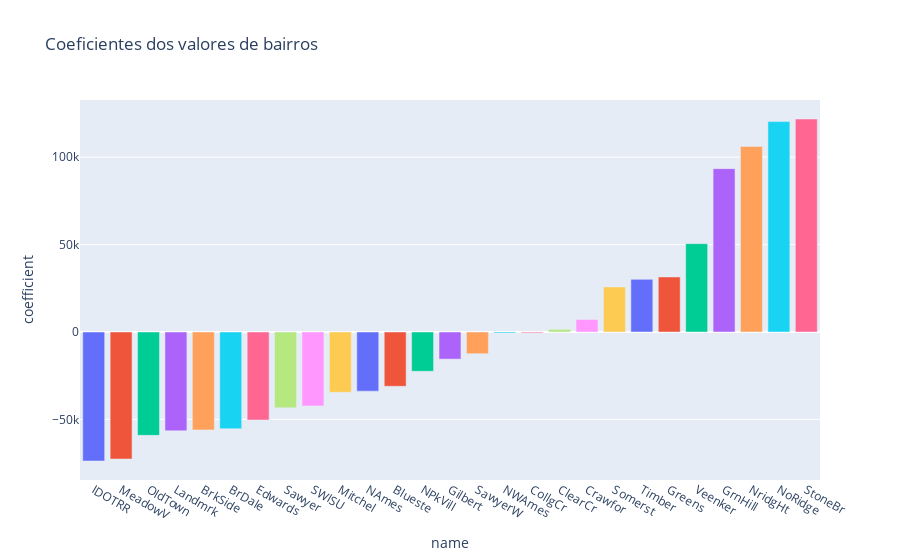

The notebook cell this image was saved under:
### Code cell
plot_category_coefficients(
    'Coeficientes dos valores de bairros',
    coef_df,
    'Neighborhood_'
)

### Figure 1 — Plotly figure (JSON) as saved in the notebook; plotly's stock layout.template omitted (floating-point values rounded to 4 significant figures)
{"data": [{"hovertemplate": "name=%{x}<br>coefficient=%{y}<extra></extra>", "legendgroup": "IDOTRR", "marker": {"color": "#636efa", "pattern": {"shape": ""}}, "name": "IDOTRR", "orientation": "v", "showlegend": true, "textposition": "auto", "type": "bar", "x": ["IDOTRR"], "xaxis": "x", "y": [-73780.0], "yaxis": "y"}, {"hovertemplate": "name=%{x}<br>coefficient=%{y}<extra></extra>", "legendgroup": "MeadowV", "marker": {"color": "#EF553B", "pattern": {"shape": ""}}, "name": "MeadowV", "orientation": "v", "showlegend": true, "textposition": "auto", "type": "bar", "x": ["MeadowV"], "xaxis": "x", "y": [-72650.0], "yaxis": "y"}, {"hovertemplate": "name=%{x}<br>coefficient=%{y}<extra></extra>", "legendgroup": "OldTown", "marker": {"color": "#00cc96", "pattern": {"shape": ""}}, "name": "OldTown", "orientation": "v", "showlegend": true, "textposition": "auto", "type": "bar", "x": ["OldTown"], "xaxis": "x", "y": [-59110.0], "yaxis": "y"}, {"hovertemplate": "name=%{x}<br>coefficient=%{y}<extra></extra>", "legendgroup": "Landmrk", "marker": {"color": "#ab63fa", "pattern": {"shape": ""}}, "name": "Landmrk", "orientation": "v", "showlegend": true, "textposition": "auto", "type": "bar", "x": ["Landmrk"], "xaxis": "x", "y": [-56510.0], "yaxis": "y"}, {"hovertemplate": "name=%{x}<br>coefficient=%{y}<extra></extra>", "legendgroup": "BrkSide", "marker": {"color": "#FFA15A", "pattern": {"shape": ""}}, "name": "BrkSide", "orientation": "v", "showlegend": true, "textposition": "auto", "type": "bar", "x": ["BrkSide"], "xaxis": "x", "y": [-55980.0], "yaxis": "y"}, {"hovertemplate": "name=%{x}<br>coefficient=%{y}<extra></extra>", "legendgroup": "BrDale", "marker": {"color": "#19d3f3", "pattern": {"shape": ""}}, "name": "BrDale", "orientation": "v", "showlegend": true, "textposition": "auto", "type": "bar", "x": ["BrDale"], "xaxis": "x", "y": [-55320.0], "yaxis": "y"}, {"hovertemplate": "name=%{x}<br>coefficient=%{y}<extra></extra>", "legendgroup": "Edwards", "marker": {"color": "#FF6692", "pattern": {"shape": ""}}, "name": "Edwards", "orientation": "v", "showlegend": true, "textposition": "auto", "type": "bar", "x": ["Edwards"], "xaxis": "x", "y": [-50310.0], "yaxis": "y"}, {"hovertemplate": "name=%{x}<br>coefficient=%{y}<extra></extra>", "legendgroup": "Sawyer", "marker": {"color": "#B6E880", "pattern": {"shape": ""}}, "name": "Sawyer", "orientation": "v", "showlegend": true, "textposition": "auto", "type": "bar", "x": ["Sawyer"], "xaxis": "x", "y": [-43380.0], "yaxis": "y"}, {"hovertemplate": "name=%{x}<br>coefficient=%{y}<extra></extra>", "legendgroup": "SWISU", "marker": {"color": "#FF97FF", "pattern": {"shape": ""}}, "name": "SWISU", "orientation": "v", "showlegend": true, "textposition": "auto", "type": "bar", "x": ["SWISU"], "xaxis": "x", "y": [-42290.0], "yaxis": "y"}, {"hovertemplate": "name=%{x}<br>coefficient=%{y}<extra></extra>", "legendgroup": "Mitchel", "marker": {"color": "#FECB52", "pattern": {"shape": ""}}, "name": "Mitchel", "orientation": "v", "showlegend": true, "textposition": "auto", "type": "bar", "x": ["Mitchel"], "xaxis": "x", "y": [-34490.0], "yaxis": "y"}, {"hovertemplate": "name=%{x}<br>coefficient=%{y}<extra></extra>", "legendgroup": "NAmes", "marker": {"color": "#636efa", "pattern": {"shape": ""}}, "name": "NAmes", "orientation": "v", "showlegend": true, "textposition": "auto", "type": "bar", "x": ["NAmes"], "xaxis": "x", "y": [-33840.0], "yaxis": "y"}, {"hovertemplate": "name=%{x}<br>coefficient=%{y}<extra></extra>", "legendgroup": "Blueste", "marker": {"color": "#EF553B", "pattern": {"shape": ""}}, "name": "Blueste", "orientation": "v", "showlegend": true, "textposition": "auto", "type": "bar", "x": ["Blueste"], "xaxis": "x", "y": [-31040.0], "yaxis": "y"}, {"hovertemplate": "name=%{x}<br>coefficient=%{y}<extra></extra>", "legendgroup": "NPkVill", "marker": {"color": "#00cc96", "pattern": {"shape": ""}}, "name": "NPkVill", "orientation": "v", "showlegend": true, "textposition": "auto", "type": "bar", "x": ["NPkVill"], "xaxis": "x", "y": [-22450.0], "yaxis": "y"}, {"hovertemplate": "name=%{x}<br>coefficient=%{y}<extra></extra>", "legendgroup": "Gilbert", "marker": {"color": "#ab63fa", "pattern": {"shape": ""}}, "name": "Gilbert", "orientation": "v", "showlegend": true, "textposition": "auto", "type": "bar", "x": ["Gilbert"], "xaxis": "x", "y": [-15500.0], "yaxis": "y"}, {"hovertemplate": "name=%{x}<br>coefficient=%{y}<extra></extra>", "legendgroup": "SawyerW", "marker": {"color": "#FFA15A", "pattern": {"shape": ""}}, "name": "SawyerW", "orientation": "v", "showlegend": true, "textposition": "auto", "type": "bar", "x": ["SawyerW"], "xaxis": "x", "y": [-12410.0], "yaxis": "y"}, {"hovertemplate": "name=%{x}<br>coefficient=%{y}<extra></extra>", "legendgroup": "NWAmes", "marker": {"color": "#19d3f3", "pattern": {"shape": ""}}, "name": "NWAmes", "orientation": "v", "showlegend": true, "textposition": "auto", "type": "bar", "x": ["NWAmes"], "xaxis": "x", "y": [-574.7], "yaxis": "y"}, {"hovertemplate": "name=%{x}<br>coefficient=%{y}<extra></extra>", "legendgroup": "CollgCr", "marker": {"color": "#FF6692", "pattern": {"shape": ""}}, "name": "CollgCr", "orientation": "v", "showlegend": true, "textposition": "auto", "type": "bar", "x": ["CollgCr"], "xaxis": "x", "y": [-500.7], "yaxis": "y"}, {"hovertemplate": "name=%{x}<br>coefficient=%{y}<extra></extra>", "legendgroup": "ClearCr", "marker": {"color": "#B6E880", "pattern": {"shape": ""}}, "name": "ClearCr", "orientation": "v", "showlegend": true, "textposition": "auto", "type": "bar", "x": ["ClearCr"], "xaxis": "x", "y": [1519.0], "yaxis": "y"}, {"hovertemplate": "name=%{x}<br>coefficient=%{y}<extra></extra>", "legendgroup": "Crawfor", "marker": {"color": "#FF97FF", "pattern": {"shape": ""}}, "name": "Crawfor", "orientation": "v", "showlegend": true, "textposition": "auto", "type": "bar", "x": ["Crawfor"], "xaxis": "x", "y": [7102.0], "yaxis": "y"}, {"hovertemplate": "name=%{x}<br>coefficient=%{y}<extra></extra>", "legendgroup": "Somerst", "marker": {"color": "#FECB52", "pattern": {"shape": ""}}, "name": "Somerst", "orientation": "v", "showlegend": true, "textposition": "auto", "type": "bar", "x": ["Somerst"], "xaxis": "x", "y": [25790.0], "yaxis": "y"}, {"hovertemplate": "name=%{x}<br>coefficient=%{y}<extra></extra>", "legendgroup": "Timber", "marker": {"color": "#636efa", "pattern": {"shape": ""}}, "name": "Timber", "orientation": "v", "showlegend": true, "textposition": "auto", "type": "bar", "x": ["Timber"], "xaxis": "x", "y": [30110.0], "yaxis": "y"}, {"hovertemplate": "name=%{x}<br>coefficient=%{y}<extra></extra>", "legendgroup": "Greens", "marker": {"color": "#EF553B", "pattern": {"shape": ""}}, "name": "Greens", "orientation": "v", "showlegend": true, "textposition": "auto", "type": "bar", "x": ["Greens"], "xaxis": "x", "y": [31500.0], "yaxis": "y"}, {"hovertemplate": "name=%{x}<br>coefficient=%{y}<extra></extra>", "legendgroup": "Veenker", "marker": {"color": "#00cc96", "pattern": {"shape": ""}}, "name": "Veenker", "orientation": "v", "showlegend": true, "textposition": "auto", "type": "bar", "x": ["Veenker"], "xaxis": "x", "y": [50540.0], "yaxis": "y"}, {"hovertemplate": "name=%{x}<br>coefficient=%{y}<extra></extra>", "legendgroup": "GrnHill", "marker": {"color": "#ab63fa", "pattern": {"shape": ""}}, "name": "GrnHill", "orientation": "v", "showlegend": true, "textposition": "auto", "type": "bar", "x": ["GrnHill"], "xaxis": "x", "y": [93440.0], "yaxis": "y"}, {"hovertemplate": "name=%{x}<br>coefficient=%{y}<extra></extra>", "legendgroup": "NridgHt", "marker": {"color": "#FFA15A", "pattern": {"shape": ""}}, "name": "NridgHt", "orientation": "v", "showlegend": true, "textposition": "auto", "type": "bar", "x": ["NridgHt"], "xaxis": "x", "y": [106100.0], "yaxis": "y"}, {"hovertemplate": "name=%{x}<br>coefficient=%{y}<extra></extra>", "legendgroup": "NoRidge", "marker": {"color": "#19d3f3", "pattern": {"shape": ""}}, "name": "NoRidge", "orientation": "v", "showlegend": true, "textposition": "auto", "type": "bar", "x": ["NoRidge"], "xaxis": "x", "y": [120300.0], "yaxis": "y"}, {"hovertemplate": "name=%{x}<br>coefficient=%{y}<extra></extra>", "legendgroup": "StoneBr", "marker": {"color": "#FF6692", "pattern": {"shape": ""}}, "name": "StoneBr", "orientation": "v", "showlegend": true, "textposition": "auto", "type": "bar", "x": ["StoneBr"], "xaxis": "x", "y": [121800.0], "yaxis": "y"}], "layout": {"autosize": true, "barmode": "relative", "legend": {"title": {"text": "name"}, "tracegroupgap": 0}, "showlegend": false, "title": {"text": "Coeficientes dos valores de bairros"}, "xaxis": {"anchor": "y", "autorange": true, "categoryarray": ["IDOTRR", "MeadowV", "OldTown", "Landmrk", "BrkSide", "BrDale", "Edwards", "Sawyer", "SWISU", "Mitchel", "NAmes", "Blueste", "NPkVill", "Gilbert", "SawyerW", "NWAmes", "CollgCr", "ClearCr", "Crawfor", "Somerst", "Timber", "Greens", "Veenker", "GrnHill", "NridgHt", "NoRidge", "StoneBr"], "categoryorder": "array", "domain": [0, 1], "range": [-0.5, 26.5], "title": {"text": "name"}, "type": "category"}, "yaxis": {"anchor": "x", "autorange": true, "domain": [0, 1], "range": [-84640.0, 132700.0], "title": {"text": "coefficient"}, "type": "linear"}}}
